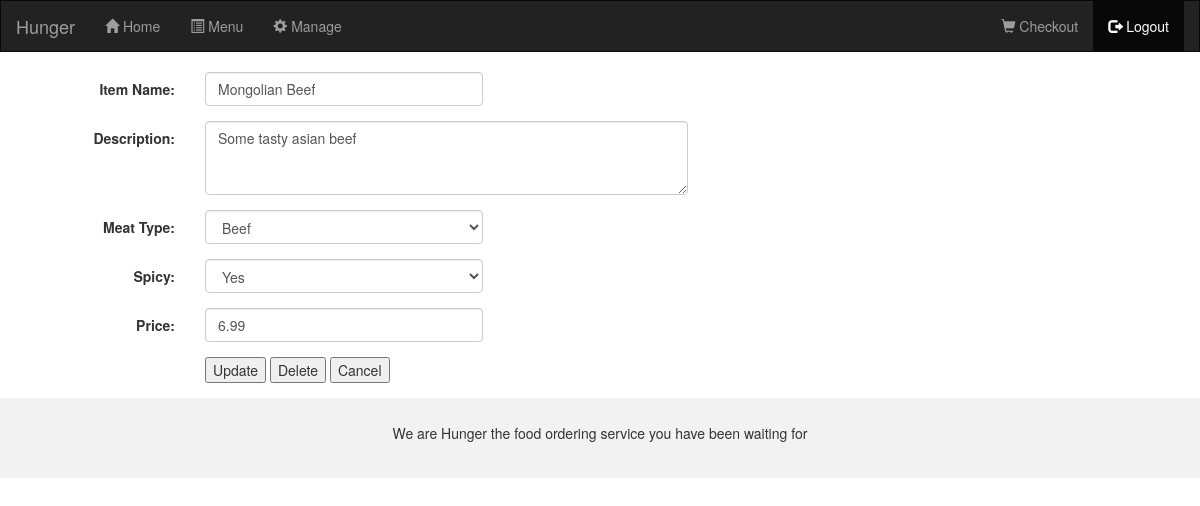
Screenshot of /Project/edit.php?itemID=1 (signed in) with the database file from the repository.
### tables this page shows
CREATE TABLE item (
    item_id INT(11) NOT NULL COMMENT 'PK',
    menu_id INT(11) NOT NULL COMMENT 'FK MENU TABLE',
    item_name VARCHAR(255) NOT NULL,
    item_description TEXT(1000) NOT NULL,
    meat_id INT(11) NOT NULL COMMENT 'FK MEATS TABLE',
    spicy BOOLEAN NOT NULL,
    price DECIMAL(10,2) DEFAULT 0.0
);

### Project/edit.php (the view, shortened to what this page needs)
<?php
	include('Includes/header.php');
	include('Includes/dbconnection.php');
	if($_SESSION['usertype_name'] != "owner" )
		header('Location: login.php');
	else {
		$menuitemsqry = "SELECT i.item_id, i.item_name, i.item_description, m.meat_name, i.spicy, i.price ".
                        "FROM item i, meats m " .
                        "WHERE i.item_id=".$_GET['itemID']." AND m.meat_id=i.meat_id";
		$item_result = $conn->query($menuitemsqry)->fetch_assoc();
        $meat_selection = "SELECT meat_id, meat_name FROM meats ORDER BY meat_name";
        $meat_result = $conn->query($meat_selection);
	}
?>
<html>
    <body>
        <form class ="form-horizontal" action="update.php" method="POST">
            <br>
            <div class="form-group">
                 <label class = "control-label col-sm-2" for="item_name">Item Name:</label>
                  <div class="col-sm-3">
                    <input type="text" class="form-control" name="item_name" value="<?php echo $item_result['item_name'];?>">
                  </div>
            </div>
            <div class="form-group">
                <label class="control-label col-sm-2" for="item_description">Description: </label>
                <div class="col-sm-5">
                    <textarea class="form-control" rows="3" name="item_description"><?php echo $item_result['item_description']?></textarea>
                </div>
            </div>
            <div class="form-group">
                <label class = "control-label col-sm-2" for="meat_name">Meat Type:</label>
                <div class = "col-sm-3">
                    <select class="form-control" name="meat_name">
                     <?php while($meat_row = $meat_result->fetch_assoc()) {
                        echo "<option value=".$meat_row['meat_id'];
                        if($meat_row['meat_name']==$item_result['meat_name'])
                        {
                            echo " selected>";
                        }
                        else
                        {
                            echo ">";
                        }
                        echo $meat_row['meat_name']."</option>";
                    }
                    ?>
                </select>
                </div>
            </div>
        <div class="form-group">
            <label class="control-label col-sm-2" for="spicy">Spicy:</label>
            <div class="col-sm-3">
                <select class="form-control" name="spicy">
                    <?php
                        echo "<option value=1";
                        if($item_result['spicy']==1)
                            echo " selected";
                        echo ">Yes</option>";
                    ?>
                </select>
            </div>
        </div>
            <div class="form-group">
                 <label class = "control-label col-sm-2" for="price">Price:</label>
                  <div class="col-sm-3">
                    <input type="text" class="form-control" name="price" value="<?php echo $item_result['price'];?>">
                </div>
            </div>
        <div class="form-group">
            <label class="control-label col-sm-2" for="button"></label>
            <div class="col-sm-3">
            <input type="submit" name="button" value="Update">
            <input type="submit" name="button" value="Delete">
            <input type="submit" name="button" value="Cancel">
        </div>
        </div>
        </form>
    </body>
</html>
<?php
    include('Includes/footer.php');
?>

### rows the page displays
item: item_name "Mongolian Beef", item_description "Some tasty asian beef", spicy "Yes", price "6.99"

### other values shown
form field meat_name "Beef"
